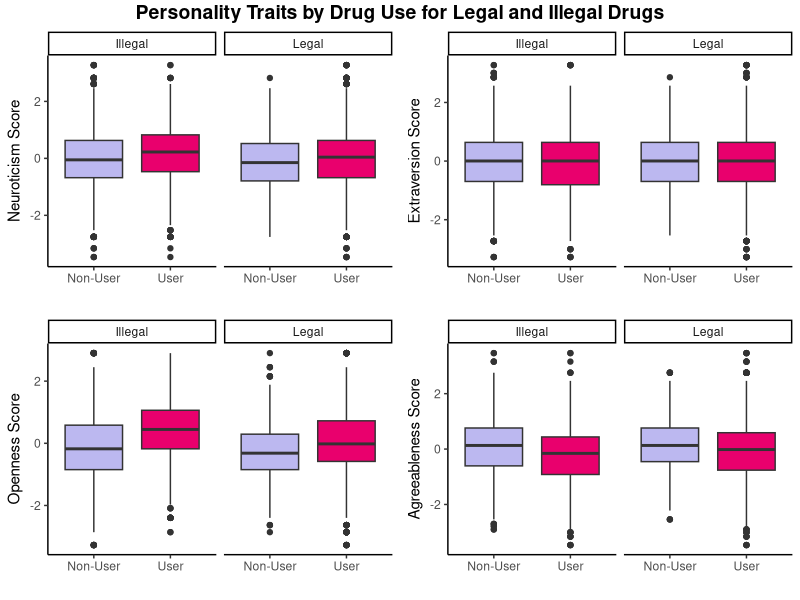
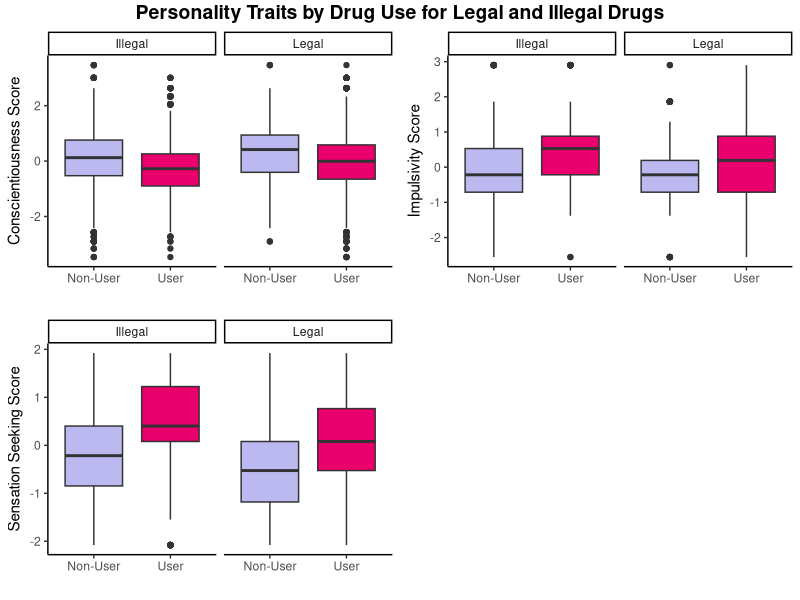
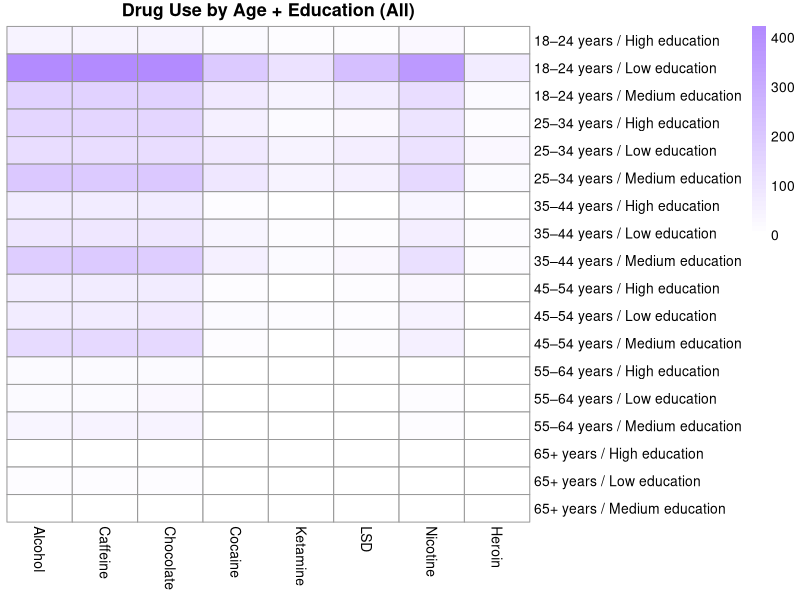
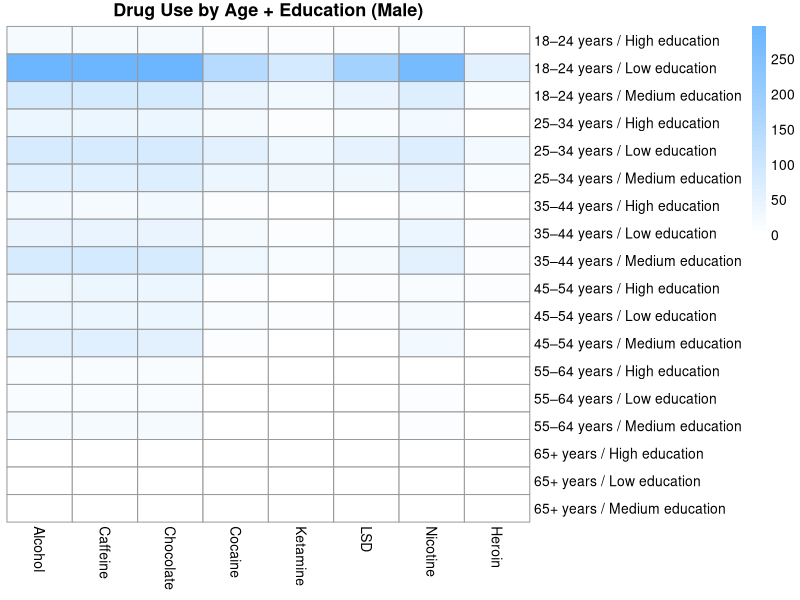
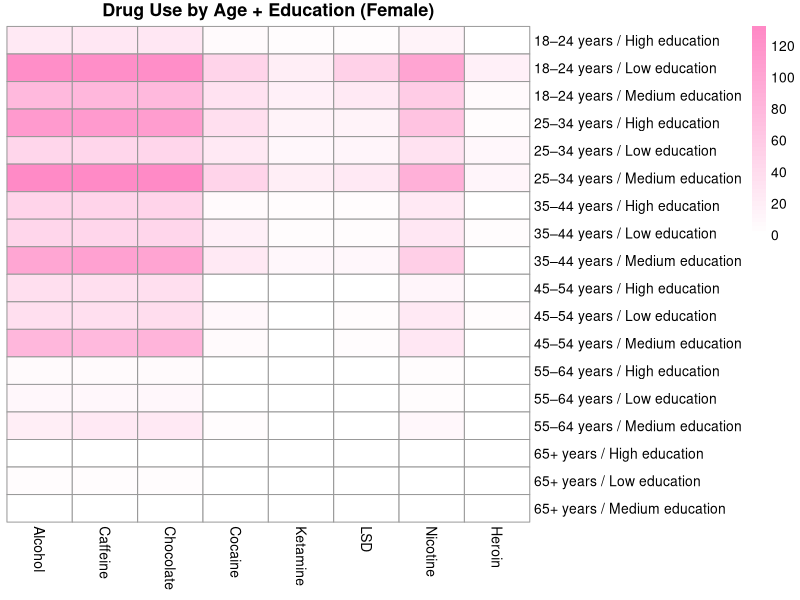
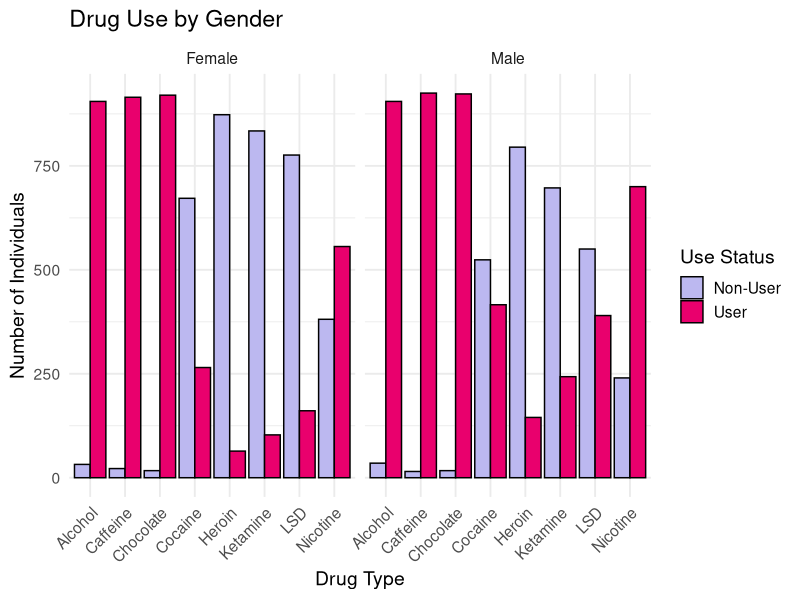
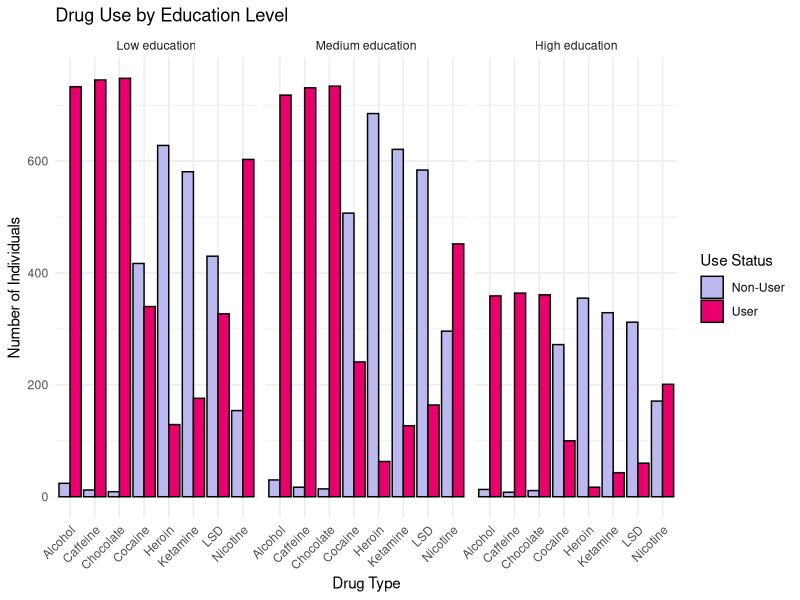
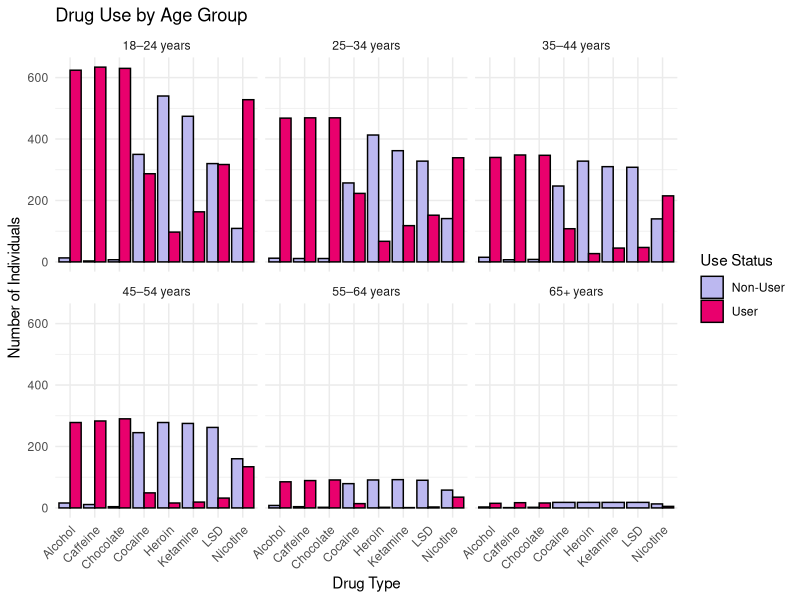

These charts were generated, in order, by the following R code:
## ---- chunk 1
knitr::opts_chunk$set(echo = TRUE)
## ---- chunk 2
#install.packages("readxl")  
library(readxl)
library(ggpubr)
library(tidyverse)
## ---- chunk 3
ddata <- read_excel("CLEANING DATA DRUG.xlsx", sheet = "DATA_FINAL_ANALYSIS")
head(ddata)
## ---- chunk 4
legal_drugs <- c("Caffeine_Use", "Nicotine_Use", "Alcohol_Use", "Chocolate_Use")
illegal_drugs <- c("Cocaine_Use", "Ketamine_Use", "Heroin_Use", "LSD_Use")

# Gather legal and illegal drugs together with a flag
ddata_long <- ddata %>%
  pivot_longer(cols = all_of(c(legal_drugs, illegal_drugs)),
               names_to = "Drug",
               values_to = "Usage") %>%
  mutate(Category = ifelse(Drug %in% legal_drugs, "Legal", "Illegal"))
ddata_long
## ---- chunk 5
library(ggplot2)
library(ggpubr)

# Function to plot personality trait by usage and separate by Legal/Illegal category
plot_personality_trait <- function(data, trait, fill_colors = c("#BCB8F0", "#E9006D")) {
  y_label <- paste(gsub("_", " ", trait), "Score")
  
  ggplot(data, aes_string(x = "Usage", y = trait, fill = "Usage")) +
    geom_boxplot() +
    facet_wrap(~Category) +
    scale_fill_manual(values = fill_colors) +
    labs(
      x = "",
      y = y_label,
      fill = "Usage"
    ) +
    guides(fill = "none") +
    theme_classic()
}

# Create the plots
neuro_boxplot <- plot_personality_trait(ddata_long, "Neuroticism")
extraversion_boxplot <- plot_personality_trait(ddata_long, "Extraversion")
openness_boxplot <- plot_personality_trait(ddata_long, "Openness")
agreeableness_boxplot <- plot_personality_trait(ddata_long, "Agreeableness")
consc_boxplot <- plot_personality_trait(ddata_long, "Conscientiousness")
impulsivity_boxplot <- plot_personality_trait(ddata_long, "Impulsivity")
SS_boxplot <- plot_personality_trait(ddata_long, "Sensation_Seeking")


# Arrange the plots in a 2x2 grid
combined_plot <- ggarrange(neuro_boxplot, extraversion_boxplot, openness_boxplot, agreeableness_boxplot,
                           ncol = 2, nrow = 2)
combined_plot2 <- ggarrange(consc_boxplot, impulsivity_boxplot, SS_boxplot,
          ncol = 2, nrow = 2)


# Add one common title above all plots
annotate_figure(combined_plot, 
                top = text_grob("Personality Traits by Drug Use for Legal and Illegal Drugs",
                                face = "bold", size = 14))

annotate_figure(combined_plot2, 
                top = text_grob("Personality Traits by Drug Use for Legal and Illegal Drugs",
                                face = "bold", size = 14))
## ---- chunk 6
library(readxl)
library(dplyr)
library(tidyr)
library(pheatmap)

#data
ddata <- read_excel(
  "CLEANING DATA DRUG.xlsx",
  sheet = "DATA_FINAL_ANALYSIS"
)

# age + ed
ddata$AgeEdu <- paste(ddata$Age_Group, ddata$Education_Level_Final, sep = " / ")

# drugs
keep_drugs <- c(
  "Caffeine_Use",
  "Nicotine_Use",
  "Alcohol_Use",
  "Chocolate_Use",
  "Cocaine_Use",
  "Ketamine_Use",
  "Heroin_Use",
  "LSD_Use"
)

d_long <- ddata %>%
  pivot_longer(
    cols = all_of(keep_drugs),
    names_to  = "Drug",
    values_to = "Use"
  ) %>%
  filter(Use == "User")

#clean labels 
pretty_drug_labels <- function(mat) {
  labs <- colnames(mat)
  labs <- gsub("_Use$", "", labs)
  labs <- gsub("_", " ", labs)
  labs
}

# color
overall_colors <- colorRampPalette(c("white", "#b38bff"))(50)   
male_colors    <- colorRampPalette(c("white", "#6bb6ff"))(50)  
female_colors  <- colorRampPalette(c("white", "#ff8ac6"))(50)   


# overall heatmap
all_tab <- d_long %>%
  count(AgeEdu, Drug, name = "Users") %>%
  pivot_wider(
    names_from  = Drug,
    values_from = Users,
    values_fill = 0
  )

mat_all <- as.matrix(all_tab[, -1])
rownames(mat_all) <- all_tab$AgeEdu

pheatmap(
  mat_all,
  main = "Drug Use by Age + Education (All)",
  cluster_rows = FALSE,
  cluster_cols = FALSE,
  labels_col = pretty_drug_labels(mat_all),
  color = overall_colors
)

#male heatmap 
male_tab <- d_long %>%
  filter(Gender == "Male") %>%
  count(AgeEdu, Drug, name = "Users") %>%
  pivot_wider(
    names_from  = Drug,
    values_from = Users,
    values_fill = 0
  )

mat_male <- as.matrix(male_tab[, -1])
rownames(mat_male) <- male_tab$AgeEdu

pheatmap(
  mat_male,
  main = "Drug Use by Age + Education (Male)",
  cluster_rows = FALSE,
  cluster_cols = FALSE,
  labels_col = pretty_drug_labels(mat_male),
  color = male_colors
)

# female heatmap
female_tab <- d_long %>%
  filter(Gender == "Female") %>%
  count(AgeEdu, Drug, name = "Users") %>%
  pivot_wider(
    names_from  = Drug,
    values_from = Users,
    values_fill = 0
  )

mat_female <- as.matrix(female_tab[, -1])
rownames(mat_female) <- female_tab$AgeEdu

pheatmap(
  mat_female,
  main = "Drug Use by Age + Education (Female)",
  cluster_rows = FALSE,
  cluster_cols = FALSE,
  labels_col = pretty_drug_labels(mat_female),
  color = female_colors
)

## ---- chunk 7
# drug categories
legal_drugs <- c("Alcohol_Use", "Caffeine_Use", "Chocolate_Use", "Nicotine_Use")
illegal_drugs <- c("Cocaine_Use", "Heroin_Use", "LSD_Use", "Ketamine_Use")
all_drugs <- c(legal_drugs, illegal_drugs)



# reshape data to long format
data_long <- ddata %>%
  pivot_longer(
    cols = all_of(all_drugs),
    names_to = "Drug",
    values_to = "Use_Status"
  ) %>%
  mutate(
    Drug = str_remove(Drug, "_Use")  # remove "_Use" from drug names
  )



# reorder education
data_long$Education_Level_Final <- factor(
  data_long$Education_Level_Final,
  levels = c("Low education", "Medium education", "High education")
)


# Histogram by Gender
ggplot(data_long, aes(x = Drug, fill = Use_Status)) +
  geom_bar(position = "dodge", color = "black") +
  facet_wrap(~ Gender) +
  scale_fill_manual(
    values = c("User" = "#E9006D", "Non-User" = "#BCB8F0")  # custom colors
  ) +
  labs(title = "Drug Use by Gender",
       x = "Drug Type", y = "Number of Individuals", fill = "Use Status") +
  theme_minimal(base_size = 14) +
  theme(axis.text.x = element_text(angle = 45, hjust = 1))

# Histogram by Education
ggplot(data_long, aes(x = Drug, fill = Use_Status)) +
  geom_bar(position = "dodge", color = "black") +
  facet_wrap(~ Education_Level_Final) +
  scale_fill_manual(
    values = c("User" = "#E9006D", "Non-User" = "#BCB8F0")  # custom colors
  ) +
  labs(title = "Drug Use by Education Level",
       x = "Drug Type", y = "Number of Individuals",
       fill = "Use Status") +
  theme_minimal() +
  theme(axis.text.x = element_text(angle = 45, hjust = 1))

# Histogram by Age Group
ggplot(data_long, aes(x = Drug, fill = Use_Status)) +
  geom_bar(position = "dodge", color = "black") +
  facet_wrap(~ Age_Group) +
  scale_fill_manual(
    values = c("User" = "#E9006D", "Non-User" = "#BCB8F0")  # custom colors
  ) +
  labs(title = "Drug Use by Age Group",
       x = "Drug Type", y = "Number of Individuals",  fill = "Use Status") +
  theme_minimal() +
  theme(axis.text.x = element_text(angle = 45, hjust = 1))
